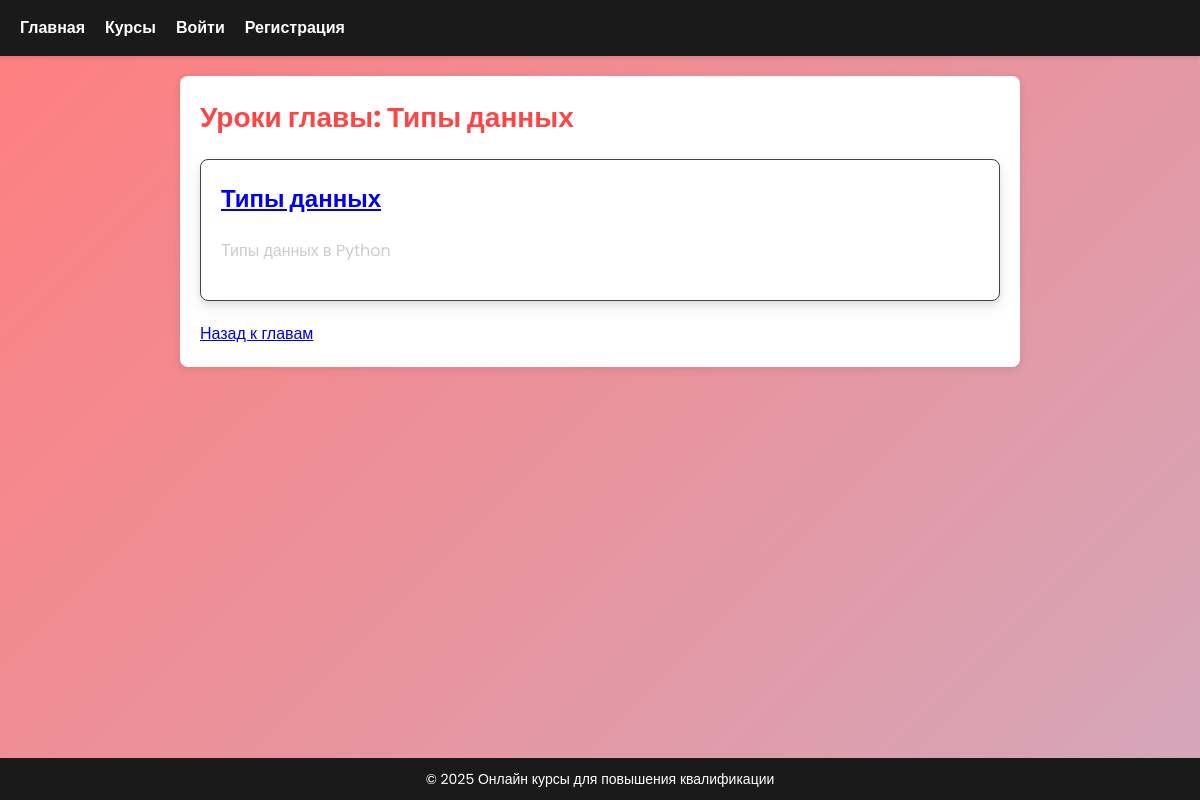
The page /chapter/1/lessons on the database its author committed.
### tables this page shows
CREATE TABLE chapters(
        id INTEGER PRIMARY KEY AUTOINCREMENT,
        course_id INTEGER NOT NULL,
        title TEXT NOT NULL,
        description TEXT,
        FOREIGN KEY (course_id) REFERENCES courses(id) ON DELETE CASCADE);

CREATE TABLE lessons (
        id INTEGER PRIMARY KEY AUTOINCREMENT,
        chapter_id INTEGER NOT NULL,
        title TEXT NOT NULL,
        content TEXT NOT NULL, short_description TEXT,
        FOREIGN KEY (chapter_id) REFERENCES chapters(id) ON DELETE CASCADE);

### main.py (the view)
@app.route('/chapter/<int:chapter_id>/lessons')
def chapter_lessons(chapter_id):
    conn = sqlite3.connect('courses.db')
    cursor = conn.cursor()
    cursor.execute('SELECT * FROM chapters WHERE id = ?', (chapter_id,))
    chapter = cursor.fetchone()
    if not chapter:
        return "Глава не найдена", 404
    lessons = get_lessons_by_chapter_id(chapter_id)
    conn.close()
    return render_template('chapter_lessons.html', chapter=chapter, lessons=lessons, get_next_lesson=get_next_lesson)

### main.py (called while the page is built)
def get_lessons_by_chapter_id(chapter_id):
    conn = sqlite3.connect('courses.db')
    cursor = conn.cursor()
    cursor.execute('SELECT * FROM lessons WHERE chapter_id = ?', (chapter_id,))
    lessons = cursor.fetchall()
    conn.close()
    return lessons

### templates/chapter_lessons.html (shortened to what this page needs)
{% extends "base.html" %}
{% block content %}
<h1>Уроки главы: {{ chapter[2] }}</h1>
<div>
    {% for lesson in lessons %}
    <div class="lesson-card">
        <h2><a href="{{ url_for('lesson_detail', lesson_id=lesson[0]) }}">{{ lesson[2] }}</a></h2>
        <p>{{ lesson[4] }}</p>
    </div>
    {% endfor %}
</div>
<a href="{{ url_for('course_chapters', course_id=chapter[1]) }}">Назад к главам</a>
{% endblock %}

### static/css/styles.css (style rules this page uses)
body { font-family: 'Poppins', sans-serif; margin: 0; padding: 0; color: #ffffff; background: linear-gradient(135deg, #ff7e7e 0%, #a9d1f8 50%, #ffffff 100%); background-size: 400% 400%; animation: gradientAnimation 10s ease infinite; height: 100vh; line-height: 1.6; }
h1, h2, h3 { color: #ff4444; margin-top: 0; }
h1 { font-size: 28px; }
h2 { font-size: 24px; }
p { color: #555; font-size: 16px; line-height: 1.6; }
.course-card, .chapter-card, .lesson-card { background-color: white; border: 1px solid #444444; border-radius: 8px; padding: 20px; margin-bottom: 20px; box-shadow: 0 2px 10px rgba(0, 0, 0, 0.1); transition: transform 0.3s, box-shadow 0.3s; box-shadow: 0 4px 8px rgba(0, 0, 0, 0.1), 0 6px 20px rgba(0, 0, 0, 0.05); }
.course-card h2, .chapter-card h2, .lesson-card h2 { color: #ff4444; margin-top: 0; }
.course-card p, .chapter-card p, .lesson-card p { color: #cccccc; }

### rows shown on the page
chapters: title "Типы данных"
lessons: title "Типы данных", short_description "Типы данных в Python"
